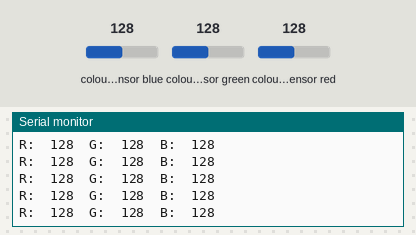
Simulated run of this sketch. Board: Arduino Uno, built with avr-gcc and run on an emulated ATmega328P. Parts: the last lines printed to the serial monitor. Inputs (shaded band) come from the test bench; at power-on: colour sensor blue 128, colour sensor green 128, colour sensor red 128.

Above: at 1.2 s.
1.3 s: colour sensor blue set to 5
At 1.44 s:
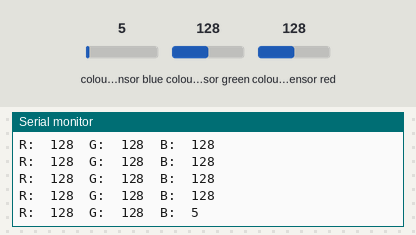
2.8 s: colour sensor green set to 5
At 2.88 s:
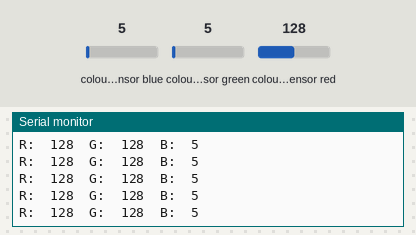
4.3 s: colour sensor red set to 5
At 4.32 s:
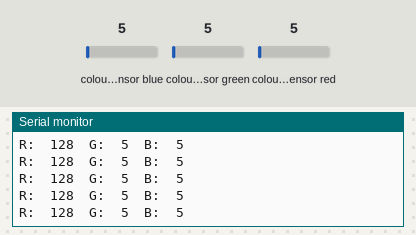

The sketch:

working1.ino
```cpp
//https://github.com/adafruit/Adafruit_TCS34725/tree/master/examples/colorview
//got from  github Gives HTML format itself
#include <Wire.h>
#include "Adafruit_TCS34725.h"
byte gammatable[256];
Adafruit_TCS34725 tcs = Adafruit_TCS34725(TCS34725_INTEGRATIONTIME_50MS, TCS34725_GAIN_4X);
void setup(void) {
  Serial.begin(9600);
  Serial.println("Color View Test!");
  if (tcs.begin()) {
    Serial.println("Found sensor");
  } else {
    Serial.println("No TCS34725 found ... check your connections");
    while (1); // halt!
  }
  // thanks PhilB for this gamma table!
  // it helps convert RGB colors to what humans see
//  for (int i=0; i<256; i++) {
//    float x = i;
//    x /= 255;
//    x = pow(x, 2.5);
//    x *= 255;
//    if (commonAnode) {
//      gammatable[i] = 255 - x;
//    } else {
//      gammatable[i] = x;
//    }
//    //Serial.println(gammatable[i]);
//  }
}
// The commented out code in loop is example of getRawData with clear value.
// Processing example colorview.pde can work with this kind of data too, but It requires manual conversion to
// [0-255] RGB value. You can still uncomments parts of colorview.pde and play with clear value.
void loop(void) {
  float red, green, blue;
  tcs.setInterrupt(false);  // turn on LED
  delay(60);  // takes 50ms to read
  tcs.getRGB(&red, &green, &blue);
  tcs.setInterrupt(true);  // turn off LED
  Serial.print("R:\t"); Serial.print(int(red));
  Serial.print("\tG:\t"); Serial.print(int(green));
  Serial.print("\tB:\t"); Serial.print(int(blue));
//  Serial.print("\t");
//  Serial.print((int)red, HEX); Serial.print((int)green, HEX); Serial.print((int)blue, HEX);
  Serial.print("\n");
//  uint16_t red, green, blue, clear;
//
//  tcs.setInterrupt(false);  // turn on LED
//
//  delay(60);  // takes 50ms to read
//
//  tcs.getRawData(&red, &green, &blue, &clear);
//
//  tcs.setInterrupt(true);  // turn off LED
//
//  Serial.print("C:\t"); Serial.print(int(clear));
//  Serial.print("R:\t"); Serial.print(int(red));
//  Serial.print("\tG:\t"); Serial.print(int(green));
//  Serial.print("\tB:\t"); Serial.print(int(blue));
//  Serial.println();
}
```

Measured:
- after the input at 1.3 s, the serial monitor: prints a new line at once (image 1)
